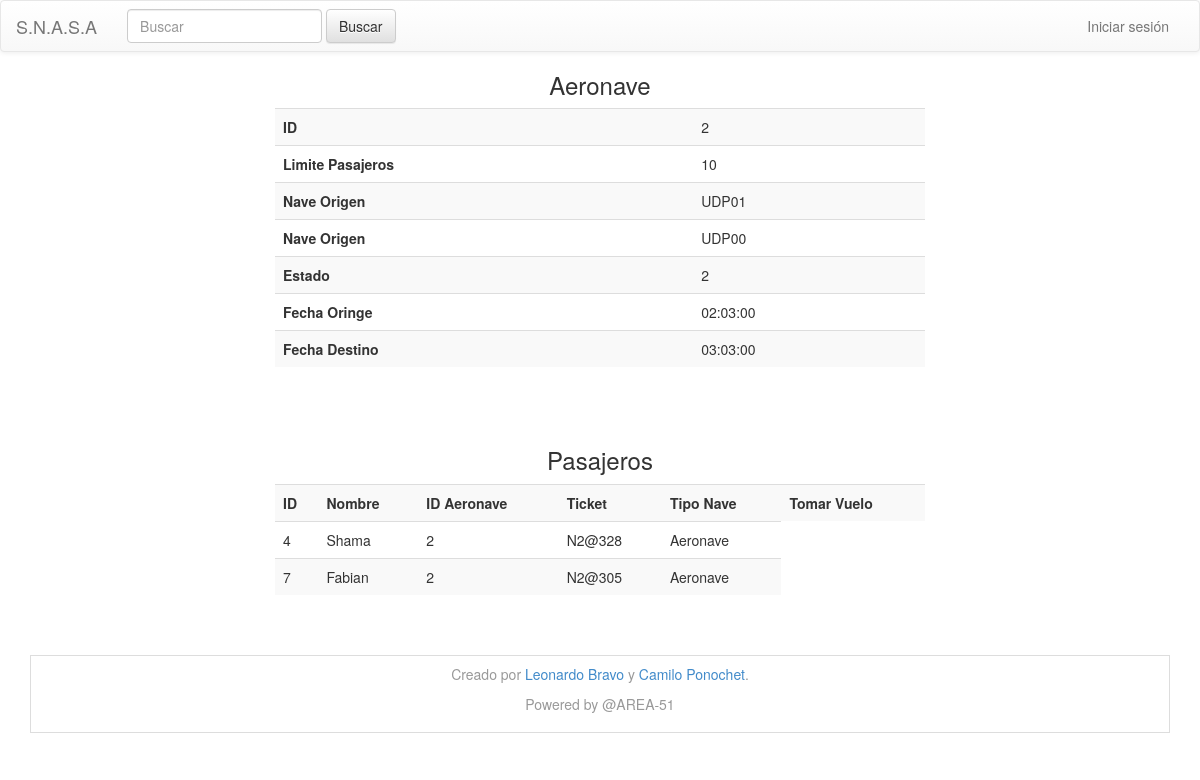
The app's page /ver_aeronave.php?id=2 with its own data.
### tables this page shows
CREATE TABLE aeronave (id integer primary key not null, limite_pasajeros integer, id_nave_origen integer, id_nave_destino integer, id_estado integer, fecha_origen date, fecha_destino date);

CREATE TABLE nave_nodriza (id integer primary key not null, nombre text);

CREATE TABLE pasajero (id integer primary key not null, nombre text, id_nave integer, ticket text, tipo_nave integer);

### bdd/sqlite.php (the view, shortened to what this page needs)
<?php
function db_connect() {
    $db = new DB('bdd/mdd.db');
    return $db;
}
class Aeronave{
    var $DB;
    function conn(){
        $this->DB= db_connect();
    }
  function get_datos($id){
      echo "<center><h3>Aeronave</h3></center>";
      echo "<center><table style=\"width:650px\" class=\"table table-striped\">";
      try{
        $query = "select * from aeronave where id='$id'";
        $result = $this->DB->query($query);
        if ($res = $result->fetchArray(SQLITE3_ASSOC)){
            echo "<tr>";
            echo "<td><b>ID</b></td><td>".$res['id']."</td>";
            echo "</tr><tr>";
            echo "<td><b>Limite Pasajeros</b></td><td>".$res['limite_pasajeros']."</td>";
            echo "</tr><tr>";
              $query = "select nombre from nave_nodriza where id='".$res['id_nave_origen']."'";
              $result = $this->DB->query($query);
	      if ($res2 = $result->fetchArray(SQLITE3_ASSOC)){
		echo "<td><b>Nave Origen</b></td><td>".$res2['nombre']."</td>";
	      }
            echo "</tr><tr>";
              $query = "select nombre from nave_nodriza where id='".$res['id_nave_destino']."'";
              $result = $this->DB->query($query);
	      if ($res3 = $result->fetchArray(SQLITE3_ASSOC)){
		echo "<td><b>Nave Origen</b></td><td>".$res3['nombre']."</td>";
	      }
            echo "</tr><tr>";
            echo "<td><b>Estado</b></td><td>".$res['id_estado']."</td>";
            echo "</tr><tr>";
            echo "<td><b>Fecha Oringe</b></td><td>".$res['fecha_origen']."</td>";
            echo "</tr><tr>";
            echo "<td><b>Fecha Destino</b></td><td>".$res['fecha_destino']."</td>";
            echo "</tr>";
        }
        else{
            echo "<tr>";
            echo "<td><b>No hay datos</b></td>";
            echo "</tr>";
        }
      echo "</table></center>";
    }
    catch (Exception $e){
        echo $e->getMessage();
    }
  }
}
class Pasajero{
    var $DB;
    function conn(){
        $this->DB= db_connect();
    }
  function get_pasajeros_nave($id_nave, $tipo_nave){
    echo "<center><table style=\"width:650px\" class=\"table table-striped\">";
    echo "<tr>";
      echo "<td><b>ID</b></td>";
      echo "<td><b>Nombre</b></td>";
      echo "<td><b>ID Aeronave</b></td>";
      echo "<td><b>Ticket</b></td>";
      echo "<td><b>Tipo Nave</b></td>";
      echo "<td><b>Tomar Vuelo</b></td>";
    echo "</tr>";
    try{
      $query = "select * from pasajero where id_nave=$id_nave and tipo_nave=$tipo_nave order by id";
      $result = $this->DB->query($query);
      while ($res = $result->fetchArray(SQLITE3_ASSOC)){
	    echo "<tr>";
	      echo "<td>".$res['id']."</td>";
	      echo "<td>".$res['nombre']."</td>";
	      echo "<td>".$res['id_nave']."</td>";
	      echo "<td>".$res['ticket']."</td>";
	      if ($res['tipo_nave']==1){
		echo "<td>Aeronave</td>";
	      }
	      echo "</tr>";
      }
      echo "</table></center>";
    }
    catch (Exception $e){
	    echo $e->getMessage();
    }
  }
}
?>

### records on screen
aeronave: id "2", limite_pasajeros "10", id_estado "2", fecha_origen "02:03:00", fecha_destino "03:03:00"
nave_nodriza: nombre "UDP01"
nave_nodriza: nombre "UDP00"
pasajero: id "4", nombre "Shama", id_nave "2", ticket "N2@328", tipo_nave "Aeronave"
pasajero: id "7", nombre "Fabian", id_nave "2", ticket "N2@305", tipo_nave "Aeronave"
